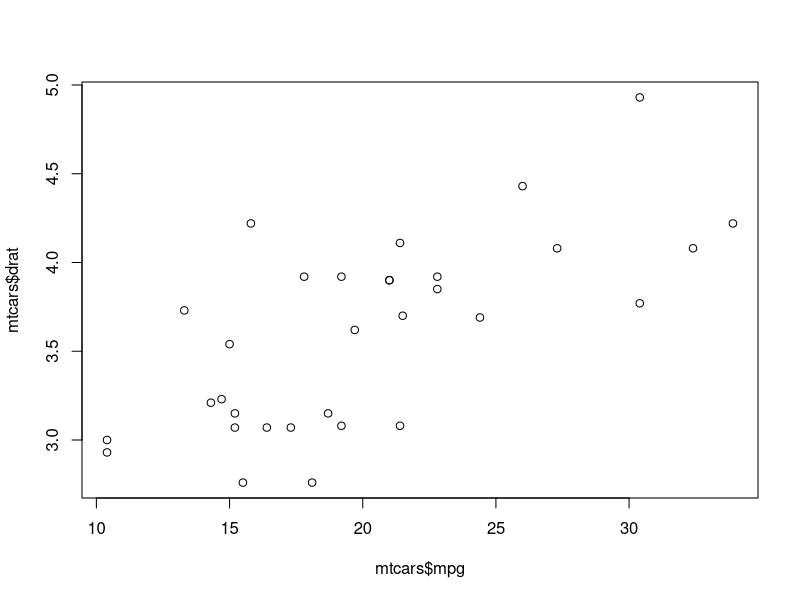

This figure's R source:
## ---- chunk 1
knitr::opts_chunk$set(cache = T)
knitr::opts_chunk$set(tidy.opts=list(width.cutoff=60),tidy=TRUE)
options(digits = 2)
## ---- chunk 2
mean(mtcars$mpg)
## ---- chunk 3
## This comment is designed to show what happens when all your code is in 1 line. This is fine when you are coding, but when you are putting it in a report, it will run off the page.
## ---- chunk 4
## This comment is designed to show what happens when all your code is in 1 line. This is fine when you are coding, but when you are putting it in a report, it will run off the page.
## ---- chunk 5
mean(mtcars$mpg)
## ---- chunk 6
mean(mtcars$mpg)
## ---- chunk 7
mean(mtcars$mpg)
## ---- chunk 8
plot(mtcars$mpg,mtcars$drat)
## ---- chunk 9
print(xtable::xtable(head(mtcars),caption="The MTCARS Dataset", label="mtcarsdata", digits=1,align=c("l", rep("c",11))),comment = F)
